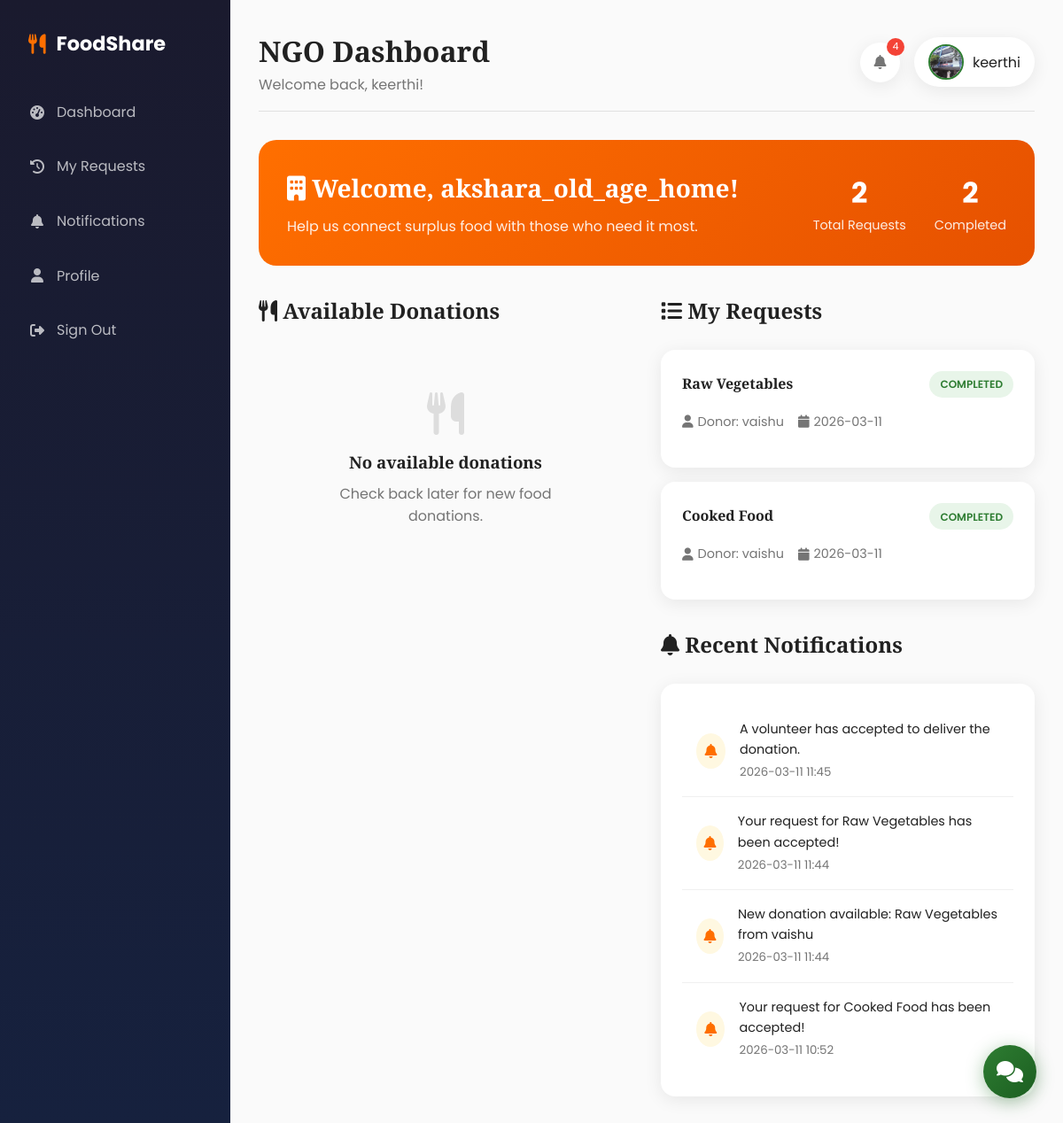
Screenshot of /ngo/dashboard (signed in) with the database file from the repository.
### app.py (models this page shows)
class User(UserMixin, db.Model):
    id = db.Column(db.Integer, primary_key=True)
    username = db.Column(db.String(100), unique=True, nullable=False)
    email = db.Column(db.String(120), unique=True, nullable=False)
    password_hash = db.Column(db.String(200), nullable=False)
    role = db.Column(db.String(20), nullable=False)  # donor, ngo, volunteer, admin
    bio = db.Column(db.Text, default="")
    profile_image = db.Column(db.String(200), default="default.png")
    contact_no = db.Column(db.String(20), default="")
    organization_name = db.Column(db.String(100), default="")
    address = db.Column(db.String(300), default="")
    created_at = db.Column(db.DateTime, default=datetime.utcnow)
    donations = db.relationship('Donation', backref='donor', lazy=True)

class FoodRequest(db.Model):
    id = db.Column(db.Integer, primary_key=True)
    donation_id = db.Column(db.Integer, db.ForeignKey('donation.id'), nullable=False)
    ngo_id = db.Column(db.Integer, db.ForeignKey('user.id'), nullable=False)
    volunteer_id = db.Column(db.Integer, db.ForeignKey('user.id'), nullable=True)
    status = db.Column(db.String(20), default='pending')  # pending, accepted, rejected, picked_up, in_transit, delivered, completed
    tracking_status = db.Column(db.String(50), default='pending')  # pending, accepted, volunteer_assigned, picked_up, in_transit, delivered, completed
    pickup_time = db.Column(db.DateTime, nullable=True)
    delivery_time = db.Column(db.DateTime, nullable=True)
    tracking_notes = db.Column(db.Text, default="")
    delivery_confirmation_photo = db.Column(db.String(200), default="")
    delivery_review = db.Column(db.Text, default="")
    delivery_rating = db.Column(db.Integer, default=5)
    requested_at = db.Column(db.DateTime, default=datetime.utcnow)
    responded_at = db.Column(db.DateTime, nullable=True)
    ngo_user = db.relationship('User', foreign_keys=[ngo_id])
    volunteer = db.relationship('User', foreign_keys=[volunteer_id])

class Donation(db.Model):
    id = db.Column(db.Integer, primary_key=True)
    donor_id = db.Column(db.Integer, db.ForeignKey('user.id'), nullable=False)
    food_type = db.Column(db.String(100), nullable=False)
    description = db.Column(db.Text, default="")
    quantity = db.Column(db.String(50), nullable=False)
    expiry_date = db.Column(db.Date, nullable=False)
    pickup_location = db.Column(db.String(200), nullable=False)
    pickup_time = db.Column(db.String(50), nullable=False)
    status = db.Column(db.String(20), default='available')  # available, requested, accepted, completed, cancelled
    created_at = db.Column(db.DateTime, default=datetime.utcnow)
    requests = db.relationship('FoodRequest', backref='donation', lazy=True)
    ratings = db.relationship('Rating', backref='donation', lazy=True)

class Notification(db.Model):
    id = db.Column(db.Integer, primary_key=True)
    user_id = db.Column(db.Integer, db.ForeignKey('user.id'), nullable=False)
    message = db.Column(db.Text, nullable=False)
    link = db.Column(db.String(100), default="")
    is_read = db.Column(db.Boolean, default=False)
    created_at = db.Column(db.DateTime, default=datetime.utcnow)
    user = db.relationship('User', backref='notifications')

### app.py (the view)
@app.route('/ngo/dashboard')
@login_required
def ngo_dashboard():
    if current_user.role != 'ngo':
        return redirect(url_for('index'))
    available_donations = Donation.query.filter_by(status='available').order_by(Donation.created_at.desc()).all()
    my_requests = FoodRequest.query.filter_by(ngo_id=current_user.id).order_by(FoodRequest.requested_at.desc()).all()
    notifications = Notification.query.filter_by(user_id=current_user.id, is_read=False).order_by(Notification.created_at.desc()).limit(5).all()
    return render_template('ngo_dashboard.html',
                         available_donations=available_donations,
                         my_requests=my_requests,
                         notifications=notifications)

### app.py (called while the page is built)
@login_manager.user_loader
def load_user(user_id):
    return User.query.get(int(user_id))

### templates/ngo_dashboard.html (shortened to what this page needs)
{% extends "base.html" %}
{% block page_title %}NGO Dashboard{% endblock %}
{% block content %}
<div class="welcome-banner">
    <div>
        <h2><i class="fas fa-building"></i> Welcome, {{ current_user.organization_name or current_user.username }}!</h2>
        <p>Help us connect surplus food with those who need it most.</p>
    </div>
    <div class="quick-stats">
        <div class="quick-stat">
            <h3>{{ my_requests|length }}</h3>
            <p>Total Requests</p>
        </div>
        <div class="quick-stat">
            <h3>{{ my_requests|selectattr('status', 'equalto', 'completed')|list|length }}</h3>
            <p>Completed</p>
        </div>
    </div>
</div>
<div class="dashboard-grid">
    <div>
        <div class="section-title">
            <h2><i class="fas fa-utensils"></i> Available Donations</h2>
        </div>
        {% if available_donations %}
            {% for donation in available_donations %}
            <div class="available-card">
                <div class="available-header">
                    <h3>{{ donation.food_type }}</h3>
                    <span class="badge badge-success">{{ donation.quantity }}</span>
                </div>
                <div class="available-meta">
                    <span><i class="fas fa-map-marker-alt"></i> {{ donation.pickup_location[:40] }}</span>
                    <span><i class="fas fa-clock"></i> {{ donation.pickup_time }}</span>
                    <span><i class="fas fa-calendar"></i> Expires: {{ donation.expiry_date.strftime('%Y-%m-%d') }}</span>
                </div>
                {% if donation.description %}
                <p style="color: var(--text-secondary); font-size: 0.9rem; margin-bottom: 1rem;">{{ donation.description[:100] }}</p>
                {% endif %}
                <div class="donor-info">
                    <img src="{{ url_for('static', filename='uploads/' + donation.donor.profile_image) }}" alt="Donor">
                    <div class="donor-details">
                        <h4>{{ donation.donor.username }}</h4>
                        <p>{{ donation.donor.organization_name or 'Individual Donor' }}</p>
                    </div>
                </div>
                <form action="{{ url_for('request_food', donation_id=donation.id) }}" method="POST">
                    <button type="submit" class="btn btn-primary" style="width: 100%;">
                        <i class="fas fa-hand-paper"></i> Request This Food
                    </button>
                </form>
            </div>
            {% endfor %}
        {% else %}
        <div class="empty-state">
            <i class="fas fa-utensils"></i>
            <h3>No available donations</h3>
            <p>Check back later for new food donations.</p>
        </div>
        {% endif %}
    </div>
    <div>
        <div class="section-title">
            <h2><i class="fas fa-list"></i> My Requests</h2>
        </div>
        {% if my_requests %}
            {% for req in my_requests %}
            <div class="request-card">
                <div class="request-header">
                    <h3>{{ req.donation.food_type }}</h3>
                    <span class="status-badge status-{{ req.status }}">{{ req.status }}</span>
                </div>
                <div class="available-meta">
                    <span><i class="fas fa-user"></i> Donor: {{ req.donation.donor.username }}</span>
                    <span><i class="fas fa-calendar"></i> {{ req.requested_at.strftime('%Y-%m-%d') }}</span>
                </div>
            </div>
            {% endfor %}
        {% else %}
        <div class="empty-state">
            <i class="fas fa-list"></i>
            <h3>No requests yet</h3>
            <p>Request food from available donations to get started.</p>
        </div>
        {% endif %}
        <div class="section-title" style="margin-top: 2rem;">
            <h2><i class="fas fa-bell"></i> Recent Notifications</h2>
        </div>
        <div class="card">
            {% if notifications %}
                {% for notification in notifications %}
                <div class="notification-item">
                    <div class="notification-icon">
                        <i class="fas fa-bell"></i>
                    </div>
                    <div class="notification-content">
                        <p>{{ notification.message }}</p>
                        <small>{{ notification.created_at.strftime('%Y-%m-%d %H:%M') }}</small>
                    </div>
                </div>
                {% endfor %}
            {% else %}
            <p style="text-align: center; color: var(--text-secondary); padding: 2rem;">No new notifications</p>
            {% endif %}
        </div>
    </div>
</div>
{% endblock %}

### templates/base.html (shortened to what this page needs)
<!DOCTYPE html>
<html lang="en">
<head>
    <link rel="stylesheet" href="https://cdnjs.cloudflare.com/ajax/libs/font-awesome/6.4.0/css/all.min.css">
</head>
<body>
    {% if current_user.is_authenticated %}
    <aside class="sidebar">
        <div class="sidebar-brand">
            <i class="fas fa-utensils"></i>
            <span>FoodShare</span>
        </div>
        <ul class="sidebar-menu">
            {% if current_user.role == 'admin' %}
            <li><a href="{{ url_for('admin_dashboard') }}"><i class="fas fa-tachometer-alt"></i> Dashboard</a></li>
            <li><a href="{{ url_for('history') }}"><i class="fas fa-history"></i> History</a></li>
            {% elif current_user.role == 'donor' %}
            <li><a href="{{ url_for('donor_dashboard') }}"><i class="fas fa-tachometer-alt"></i> Dashboard</a></li>
            <li><a href="{{ url_for('post_donation') }}"><i class="fas fa-plus-circle"></i> Post Donation</a></li>
            <li><a href="{{ url_for('history') }}"><i class="fas fa-history"></i> My Donations</a></li>
            {% elif current_user.role == 'ngo' %}
            <li><a href="{{ url_for('ngo_dashboard') }}"><i class="fas fa-tachometer-alt"></i> Dashboard</a></li>
            <li><a href="{{ url_for('history') }}"><i class="fas fa-history"></i> My Requests</a></li>
            {% elif current_user.role == 'volunteer' %}
            <li><a href="{{ url_for('volunteer_dashboard') }}"><i class="fas fa-tachometer-alt"></i> Dashboard</a></li>
            <li><a href="{{ url_for('history') }}"><i class="fas fa-history"></i> Delivery History</a></li>
            {% endif %}
            <li><a href="{{ url_for('notifications') }}"><i class="fas fa-bell"></i> Notifications</a></li>
            <li><a href="{{ url_for('profile') }}"><i class="fas fa-user"></i> Profile</a></li>
            <li><a href="{{ url_for('logout') }}"><i class="fas fa-sign-out-alt"></i> Sign Out</a></li>
        </ul>
    </aside>
    <main class="main-content">
        <header class="main-header">
            <div>
                <h1>{% block page_title %}Dashboard{% endblock %}</h1>
                <p style="color: var(--text-secondary);">Welcome back, {{ current_user.username }}!</p>
            </div>
            <div class="header-actions">
                <a href="{{ url_for('notifications') }}" class="notification-bell">
                    <i class="fas fa-bell"></i>
                    {% set unread = notifications|length if notifications else 0 %}
                    {% if unread > 0 %}
                    <span class="notification-badge">{{ unread }}</span>
                    {% endif %}
                </a>
                <a href="{{ url_for('profile') }}" class="user-menu">
                    <img src="{{ url_for('static', filename='uploads/' + current_user.profile_image) }}" alt="Profile" class="avatar">
                    <span>{{ current_user.username }}</span>
                </a>
            </div>
        </header>
        {% block content %}{% endblock %}
    </main>
    {% endif %}
    <button class="chatbot-toggle" onclick="toggleChatbot()">
        <i class="fas fa-comments"></i>
    </button>
</body>
</html>

### templates/base.html (style rules this page uses)
:root { --primary: #2E7D32; --primary-dark: #1B5E20; --secondary: #FF6F00; --accent: #00ACC1; --bg-light: #FAFAFA; --bg-dark: #1A1A2E; --card-bg: #FFFFFF; --text-primary: #212121; --text-secondary: #757575; --success: #4CAF50; --warning: #FFC107; --error: #F44336; --shadow: 0 4px 20px rgba(0,0,0,0.08); --shadow-hover: 0 8px 30px rgba(0,0,0,0.15); }
* { margin: 0; padding: 0; box-sizing: border-box; }
body { font-family: 'Poppins', sans-serif; background: var(--bg-light); color: var(--text-primary); line-height: 1.6; overflow-x: hidden; }
h1, h2, h3, h4, h5 { font-family: 'Playfair Display', serif; }
.card { background: var(--card-bg); border-radius: 16px; padding: 1.5rem; box-shadow: var(--shadow); transition: all 0.3s; }
.avatar { width: 40px; height: 40px; border-radius: 50%; object-fit: cover; border: 2px solid var(--primary); }
.sidebar { position: fixed; left: 0; top: 0; bottom: 0; width: 260px; background: linear-gradient(180deg, var(--bg-dark) 0%, #16213e 100%); padding: 2rem 1rem; z-index: 100; overflow-y: auto; }
.sidebar-brand { display: flex; align-items: center; gap: 12px; color: white; font-size: 1.4rem; font-weight: 700; margin-bottom: 2rem; padding: 0 1rem; }
.sidebar-brand i { color: var(--secondary); }
.sidebar-menu { list-style: none; }
.sidebar-menu li { margin-bottom: 0.5rem; }
.sidebar-menu a { display: flex; align-items: center; gap: 12px; padding: 0.875rem 1rem; color: rgba(255,255,255,0.7); text-decoration: none; border-radius: 12px; transition: all 0.3s; }
.sidebar-menu i { width: 20px; text-align: center; }
.main-content { margin-left: 260px; padding: 2rem; min-height: 100vh; background: var(--bg-light); }
.main-header { display: flex; justify-content: space-between; align-items: center; margin-bottom: 2rem; padding-bottom: 1rem; border-bottom: 1px solid #e0e0e0; }
.main-header h1 { font-size: 2rem; color: var(--text-primary); }
.header-actions { display: flex; align-items: center; gap: 1rem; }
.notification-bell { position: relative; width: 45px; height: 45px; background: white; border-radius: 50%; display: flex; align-items: center; justify-content: center; box-shadow: var(--shadow); cursor: pointer; color: var(--text-secondary); text-decoration: none; }
.notification-badge { position: absolute; top: -5px; right: -5px; width: 20px; height: 20px; background: var(--error); color: white; border-radius: 50%; font-size: 0.7rem; display: flex; align-items: center; justify-content: center; }
.user-menu { display: flex; align-items: center; gap: 10px; padding: 0.5rem 1rem; background: white; border-radius: 30px; box-shadow: var(--shadow); cursor: pointer; text-decoration: none; color: var(--text-primary); }
.chatbot-toggle { position: fixed; bottom: 30px; right: 30px; width: 60px; height: 60px; background: linear-gradient(135deg, var(--primary) 0%, var(--primary-dark) 100%); border-radius: 50%; display: flex; align-items: center; justify-content: center; color: white; font-size: 1.5rem; cursor: pointer; box-shadow: 0 4px 20px rgba(46, 125, 50, 0.4); z-index: 1000; transition: all 0.3s; border: none; }
.empty-state { text-align: center; padding: 3rem; color: var(--text-secondary); }
.empty-state i { font-size: 4rem; color: #ddd; margin-bottom: 1rem; }
.empty-state h3 { margin-bottom: 0.5rem; color: var(--text-primary); }

### rows the page displays
User: username "keerthi", profile_image (picture), organization_name "akshara_old_age_home"
FoodRequest: donation.food_type "Raw Vegetables", status "COMPLETED", donation.donor.username "vaishu", requested_at "2026-03-11"
FoodRequest: donation.food_type "Cooked Food", status "COMPLETED", donation.donor.username "vaishu", requested_at "2026-03-11"
Notification: message "A volunteer has accepted to deliver the donation.", created_at "2026-03-11 11:45"
Notification: message "Your request for Raw Vegetables has been accepted!", created_at "2026-03-11 11:44"
Notification: message "New donation available: Raw Vegetables from vaishu", created_at "2026-03-11 11:44"
Notification: message "Your request for Cooked Food has been accepted!", created_at "2026-03-11 10:52"

### other values shown
{{ unread }} "4"
{{ my_requests|length }} "2"
{{ my_requests|selectattr('status', 'equalto', 'completed')|list|length }} "2"
